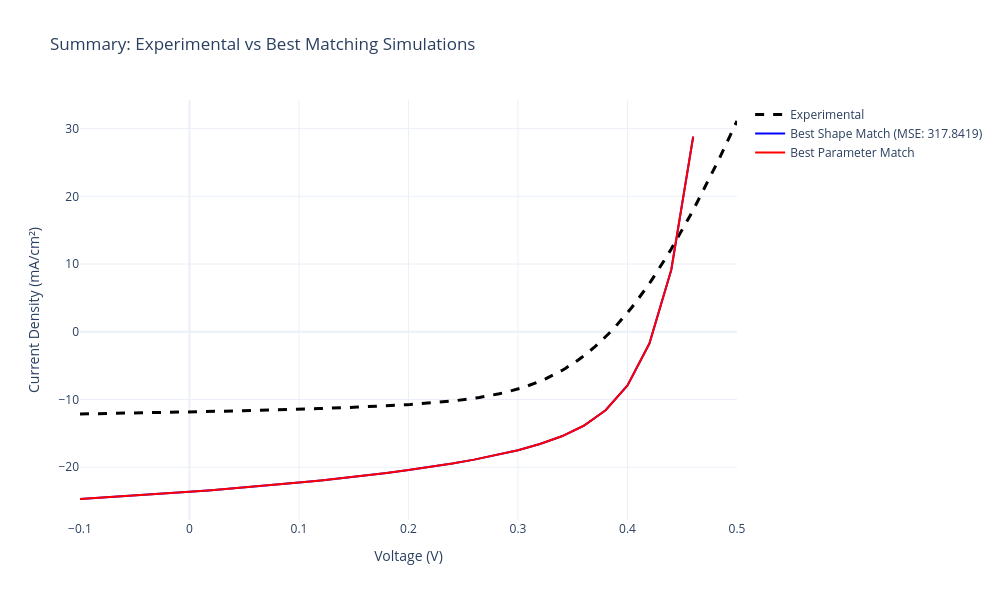

Notebook code cell kept with this figure:
### Markdown cell above
## Section 6: Summary Comparison - Best Matches

This section presents a side-by-side comparison of the experimental J-V curve with the best matching simulations from both approaches:
- **Best Shape Match (MSE)**: Simulation with the most similar curve morphology to experimental data
- **Best Parameter Match**: Simulation with performance parameters (Voc, Jsc, FF, η) closest to targets

### Code cell
# Extract best matches
best_mse = top_5_mse[0]  # Best shape match
best_params = top_5_params[0]  # Best parameter match

# Create comparison figure
fig_summary = go.Figure()

# Add experimental data
fig_summary.add_trace(go.Scatter(
    x=exp_data['v(V)'], y=exp_data['jtot(mA/cm2)'], 
    mode='lines', name='Experimental', 
    line=dict(color='black', dash='dash', width=3),
    hovertemplate='<b>Experimental</b><br>V: %{x:.3f} V<br>J: %{y:.2f} mA/cm²<extra></extra>'
))

# Add best shape match
mask_mse = (best_mse['v(V)'] <= EXP_V_MAX) & (best_mse['jtot(mA/cm2)'] <= EXP_J_MAX)
v_mse = best_mse['v(V)'][mask_mse]
j_mse = best_mse['jtot(mA/cm2)'][mask_mse]
fig_summary.add_trace(go.Scatter(
    x=v_mse, y=j_mse, 
    mode='lines', name=f'Best Shape Match (MSE: {best_mse["mse"]:.4f})',
    line=dict(color='blue', width=2),
    hovertemplate='<b>Best Shape Match</b><br>V: %{x:.3f} V<br>J: %{y:.2f} mA/cm²<extra></extra>'
))

# Add best parameter match
mask_params = (best_params['v(V)'] <= EXP_V_MAX) & (best_params['jtot(mA/cm2)'] <= EXP_J_MAX)
v_params = best_params['v(V)'][mask_params]
j_params = best_params['jtot(mA/cm2)'][mask_params]
fig_summary.add_trace(go.Scatter(
    x=v_params, y=j_params, 
    mode='lines', name=f'Best Parameter Match',
    line=dict(color='red', width=2),
    hovertemplate='<b>Best Parameter Match</b><br>V: %{x:.3f} V<br>J: %{y:.2f} mA/cm²<extra></extra>'
))

fig_summary.update_layout(
    title='Summary: Experimental vs Best Matching Simulations',
    xaxis_title='Voltage (V)',
    yaxis_title='Current Density (mA/cm²)',
    hovermode='closest',
    template='plotly_white',
    width=1000,
    height=600
)
fig_summary.show()

# Create comparison table
print("\n" + "="*100)
print("BEST MATCHES SUMMARY")
print("="*100)
print(f"\n{'Metric':<20} {'Experimental':<20} {'Best Shape (MSE)':<25} {'Best Parameters':<25}")
print("-"*100)
print(f"{'Voc (V)':<20} {TARGET_VOC:<20.4f} {best_mse['Voc']:<25.4f} {best_params['Voc']:<25.4f}")
print(f"{'Jsc (mA/cm²)':<20} {TARGET_JSC:<20.4f} {best_mse['Jsc']:<25.4f} {best_params['Jsc']:<25.4f}")
print(f"{'FF (%)':<20} {TARGET_FF:<20.2f} {best_mse['FF']:<25.2f} {best_params['FF']:<25.2f}")
print(f"{'η (%)':<20} {TARGET_ETA:<20.4f} {best_mse['eta']:<25.4f} {best_params['eta']:<25.4f}")
print(f"{'MSE':<20} {'---':<20} {best_mse['mse']:<25.6f} {best_params.get('mse', '---'):<25}")
print(f"{'Param Score':<20} {'---':<20} {best_mse.get('param_score', '---'):<25} {best_params['param_score']:<25.6f}")
print("="*100)

### Figure 1 — Plotly figure (JSON) as saved in the notebook; plotly's stock layout.template omitted (floating-point values rounded to 4 significant figures; data arrays with more than 128 entries replaced by an {"elided": "..."} marker saying what was removed)
{"data": [{"hovertemplate": "<b>Experimental</b><br>V: %{x:.3f} V<br>J: %{y:.2f} mA/cm²<extra></extra>", "line": {"color": "black", "dash": "dash", "width": 3}, "mode": "lines", "name": "Experimental", "type": "scatter", "x": {"elided": "200 float values"}, "y": {"elided": "200 float values"}}, {"hovertemplate": "<b>Best Shape Match</b><br>V: %{x:.3f} V<br>J: %{y:.2f} mA/cm²<extra></extra>", "line": {"color": "blue", "width": 2}, "mode": "lines", "name": "Best Shape Match (MSE: 317.8419)", "type": "scatter", "x": [-0.1, -0.08, -0.06, -0.04, -0.02, 0.0, 0.02, 0.04, 0.06, 0.08, 0.1, 0.12, 0.14, 0.16, 0.18, 0.2, 0.22, 0.24, 0.26, 0.28, 0.3, 0.32, 0.34, 0.36, 0.38, 0.4, 0.42, 0.44, 0.46], "y": [-24.7, -24.5, -24.3, -24.09, -23.87, -23.64, -23.39, -23.13, -22.86, -22.57, -22.27, -21.95, -21.61, -21.25, -20.86, -20.43, -19.97, -19.45, -18.88, -18.24, -17.48, -16.58, -15.44, -13.88, -11.59, -7.931, -1.739, 9.173, 28.83]}, {"hovertemplate": "<b>Best Parameter Match</b><br>V: %{x:.3f} V<br>J: %{y:.2f} mA/cm²<extra></extra>", "line": {"color": "red", "width": 2}, "mode": "lines", "name": "Best Parameter Match", "type": "scatter", "x": [-0.1, -0.08, -0.06, -0.04, -0.02, 0.0, 0.02, 0.04, 0.06, 0.08, 0.1, 0.12, 0.14, 0.16, 0.18, 0.2, 0.22, 0.24, 0.26, 0.28, 0.3, 0.32, 0.34, 0.36, 0.38, 0.4, 0.42, 0.44, 0.46], "y": [-24.7, -24.5, -24.3, -24.09, -23.87, -23.64, -23.39, -23.13, -22.86, -22.57, -22.27, -21.95, -21.61, -21.25, -20.86, -20.43, -19.97, -19.45, -18.88, -18.24, -17.48, -16.58, -15.44, -13.88, -11.59, -7.931, -1.739, 9.173, 28.83]}], "layout": {"height": 600, "hovermode": "closest", "title": {"text": "Summary: Experimental vs Best Matching Simulations"}, "width": 1000, "xaxis": {"title": {"text": "Voltage (V)"}}, "yaxis": {"title": {"text": "Current Density (mA/cm²)"}}}}
